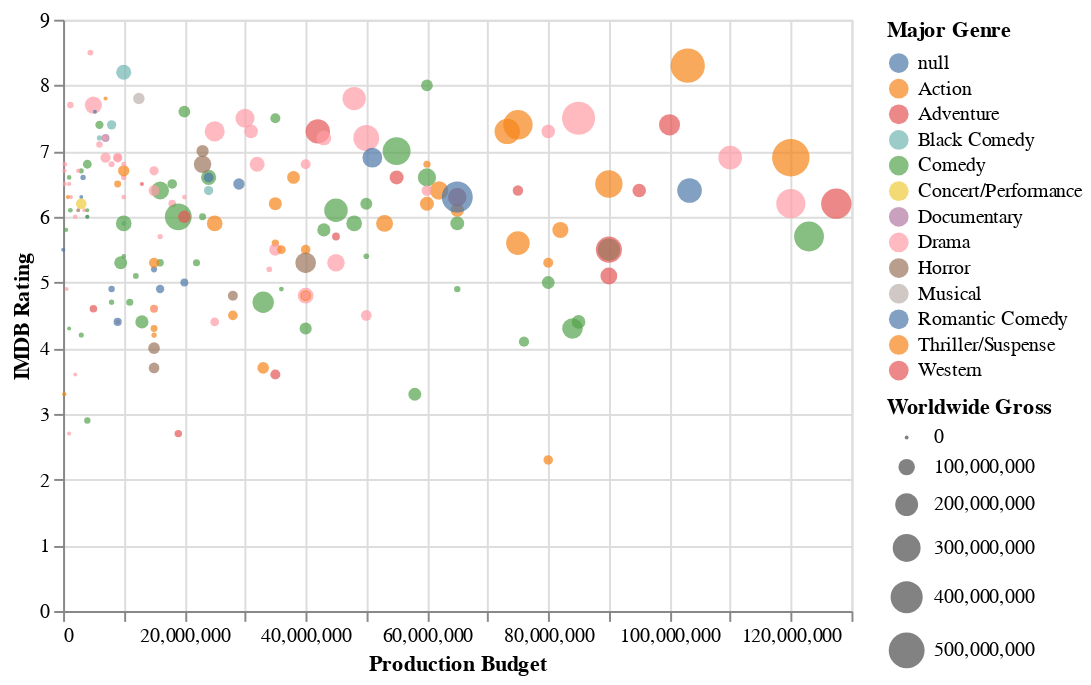

The code cell stored with this chart in its notebook:
### Markdown cell above
### Step 5
Let's add interactions to our visualization!

### Code cell
alt.Chart(movies_2000).mark_point(filled=True).encode(
    alt.X('Production Budget'),   # a column from our DataFrame for the X axis
    alt.Y('IMDB Rating'),     # a column from our DataFrame for the Y axis
    alt.Size('Worldwide Gross'),         # a column from our DataFrame for the size of the data glyphs
    alt.Color('Major Genre'),
    alt.OpacityValue(0.7),
    tooltip = [alt.Tooltip('Title'),
               alt.Tooltip('Production Budget'),
               alt.Tooltip('IMDB Rating'),
               alt.Tooltip('Worldwide Gross'),
               alt.Tooltip('Major Genre'),
               alt.Tooltip('Distributor')
              ]
)

### Figure 1 — Vega-Lite specification as saved in the notebook (floating-point values rounded to 4 significant figures; data arrays with more than 128 entries replaced by an {"elided": "..."} marker saying what was removed)
{"$schema": "https://vega.github.io/schema/vega-lite/v4.8.1.json", "config": {"view": {"continuousHeight": 300, "continuousWidth": 400}}, "data": {"name": "data-9c04fdc4ff1a9aa627dcb3d444d8bbc7"}, "datasets": {"data-9c04fdc4ff1a9aa627dcb3d444d8bbc7": {"elided": "188 records"}}, "encoding": {"color": {"field": "Major Genre", "type": "nominal"}, "opacity": {"value": 0.7}, "size": {"field": "Worldwide Gross", "type": "quantitative"}, "tooltip": [{"field": "Title", "type": "nominal"}, {"field": "Production Budget", "type": "quantitative"}, {"field": "IMDB Rating", "type": "quantitative"}, {"field": "Worldwide Gross", "type": "quantitative"}, {"field": "Major Genre", "type": "nominal"}, {"field": "Distributor", "type": "nominal"}], "x": {"field": "Production Budget", "type": "quantitative"}, "y": {"field": "IMDB Rating", "type": "quantitative"}}, "mark": {"filled": true, "type": "point"}}
